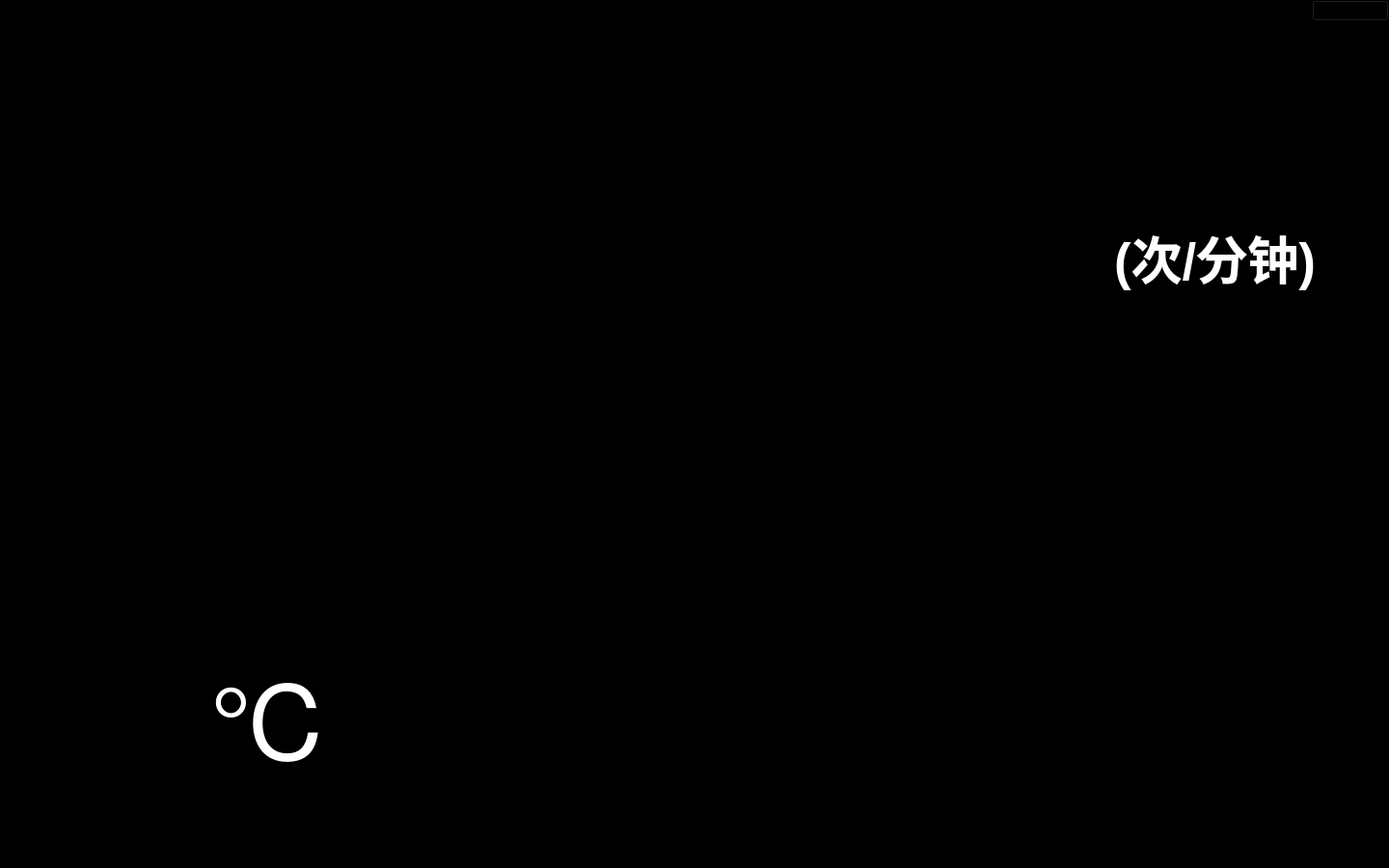
<?xml version="1.0" encoding="UTF-8"?>
<ui version="4.0">
 <class>MirrorClass</class>
 <widget class="QWidget" name="MirrorClass">
  <property name="geometry">
   <rect>
    <x>0</x>
    <y>0</y>
    <width>1440</width>
    <height>900</height>
   </rect>
  </property>
  <property name="windowTitle">
   <string>Mirror</string>
  </property>
  <property name="windowIcon">
   <iconset>
    <normaloff>HRD_ICO.ico</normaloff>HRD_ICO.ico</iconset>
  </property>
  <property name="styleSheet">
   <string notr="true">background-color: rgb(0, 0, 0);</string>
  </property>
  <layout class="QGridLayout" name="gridLayout" rowstretch="65,35">
   <property name="leftMargin">
    <number>0</number>
   </property>
   <property name="topMargin">
    <number>0</number>
   </property>
   <property name="rightMargin">
    <number>0</number>
   </property>
   <property name="bottomMargin">
    <number>0</number>
   </property>
   <property name="horizontalSpacing">
    <number>0</number>
   </property>
   <property name="verticalSpacing">
    <number>6</number>
   </property>
   <item row="1" column="0">
    <layout class="QHBoxLayout" name="Main_HLayout_Bottom" stretch="3,7">
     <property name="spacing">
      <number>6</number>
     </property>
     <item>
      <layout class="QVBoxLayout" name="Weather_VLayout_BottomLeft" stretch="15,70,15">
       <item>
        <layout class="QHBoxLayout" name="horizontalLayout_2">
         <item>
          <widget class="QLabel" name="city">
           <property name="styleSheet">
            <string notr="true">color:rgb(255, 255, 255);
font: 75 18pt &quot;微软雅黑&quot;;</string>
           </property>
           <property name="text">
            <string/>
           </property>
           <property name="alignment">
            <set>Qt::AlignCenter</set>
           </property>
          </widget>
         </item>
        </layout>
       </item>
       <item>
        <layout class="QHBoxLayout" name="horizontalLayout_3">
         <item>
          <layout class="QVBoxLayout" name="verticalLayout_3">
           <item>
            <widget class="QLabel" name="todayTemp">
             <property name="styleSheet">
              <string notr="true">color:rgb(255, 255, 255);
font: 75 100pt &quot;微软雅黑&quot;;</string>
             </property>
             <property name="text">
              <string/>
             </property>
             <property name="alignment">
              <set>Qt::AlignRight|Qt::AlignTrailing|Qt::AlignVCenter</set>
             </property>
            </widget>
           </item>
          </layout>
         </item>
         <item>
          <layout class="QVBoxLayout" name="verticalLayout">
           <item>
            <widget class="QLabel" name="todayTempFLAG">
             <property name="styleSheet">
              <string notr="true">color:rgb(255, 255, 255)</string>
             </property>
             <property name="text">
              <string>&lt;html&gt;&lt;head/&gt;&lt;body&gt;&lt;p&gt;&lt;span style=&quot; font-size:80pt; color:#ffffff;&quot;&gt;℃&lt;/span&gt;&lt;/p&gt;&lt;/body&gt;&lt;/html&gt;</string>
             </property>
             <property name="alignment">
              <set>Qt::AlignLeading|Qt::AlignLeft|Qt::AlignVCenter</set>
             </property>
            </widget>
           </item>
          </layout>
         </item>
        </layout>
       </item>
       <item>
        <layout class="QHBoxLayout" name="horizontalLayout">
         <item>
          <widget class="QLabel" name="windType">
           <property name="styleSheet">
            <string notr="true">color:rgb(255, 255, 255);
font: 75 18pt &quot;微软雅黑&quot;;</string>
           </property>
           <property name="text">
            <string/>
           </property>
           <property name="alignment">
            <set>Qt::AlignHCenter|Qt::AlignTop</set>
           </property>
          </widget>
         </item>
         <item>
          <widget class="QLabel" name="windPower">
           <property name="styleSheet">
            <string notr="true">color:rgb(255, 255, 255);
font: 75 18pt &quot;微软雅黑&quot;;</string>
           </property>
           <property name="text">
            <string/>
           </property>
           <property name="alignment">
            <set>Qt::AlignHCenter|Qt::AlignTop</set>
           </property>
          </widget>
         </item>
        </layout>
       </item>
      </layout>
     </item>
     <item>
      <layout class="QHBoxLayout" name="ForeCast_HLayout_BottomRight">
       <property name="spacing">
        <number>0</number>
       </property>
       <item>
        <layout class="QVBoxLayout" name="ForeCast1_verticalLayout" stretch="10,75,15">
         <property name="spacing">
          <number>0</number>
         </property>
         <item>
          <layout class="QVBoxLayout" name="verticalLayout_6">
           <item>
            <widget class="QLabel" name="forecast_0_date">
             <property name="styleSheet">
              <string notr="true">color:rgb(255, 255, 255);
font: 75 20pt &quot;微软雅黑&quot;;</string>
             </property>
             <property name="text">
              <string/>
             </property>
             <property name="alignment">
              <set>Qt::AlignBottom|Qt::AlignHCenter</set>
             </property>
            </widget>
           </item>
          </layout>
         </item>
         <item>
          <layout class="QVBoxLayout" name="verticalLayout_5">
           <item>
            <widget class="QLabel" name="forecast_0_icon">
             <property name="text">
              <string/>
             </property>
             <property name="alignment">
              <set>Qt::AlignCenter</set>
             </property>
            </widget>
           </item>
          </layout>
         </item>
         <item>
          <layout class="QVBoxLayout" name="verticalLayout_4">
           <item>
            <widget class="QLabel" name="forecast_0_temp">
             <property name="styleSheet">
              <string notr="true">color:rgb(255, 255, 255);
font: 75 20pt &quot;微软雅黑&quot;;</string>
             </property>
             <property name="text">
              <string/>
             </property>
             <property name="alignment">
              <set>Qt::AlignHCenter|Qt::AlignTop</set>
             </property>
            </widget>
           </item>
          </layout>
         </item>
        </layout>
       </item>
       <item>
        <layout class="QVBoxLayout" name="ForeCast4_verticalLayout" stretch="10,75,15">
         <property name="spacing">
          <number>0</number>
         </property>
         <item>
          <layout class="QVBoxLayout" name="verticalLayout_9">
           <item>
            <widget class="QLabel" name="forecast_1_date">
             <property name="styleSheet">
              <string notr="true">color:rgb(255, 255, 255);
font: 75 20pt &quot;微软雅黑&quot;;</string>
             </property>
             <property name="text">
              <string/>
             </property>
             <property name="alignment">
              <set>Qt::AlignBottom|Qt::AlignHCenter</set>
             </property>
            </widget>
           </item>
          </layout>
         </item>
         <item>
          <layout class="QVBoxLayout" name="verticalLayout_7">
           <item>
            <widget class="QLabel" name="forecast_1_icon">
             <property name="text">
              <string/>
             </property>
             <property name="alignment">
              <set>Qt::AlignCenter</set>
             </property>
            </widget>
           </item>
          </layout>
         </item>
         <item>
          <layout class="QVBoxLayout" name="verticalLayout_8">
           <item>
            <widget class="QLabel" name="forecast_1_temp">
             <property name="styleSheet">
              <string notr="true">color:rgb(255, 255, 255);
font: 75 20pt &quot;微软雅黑&quot;;</string>
             </property>
             <property name="text">
              <string/>
             </property>
             <property name="alignment">
              <set>Qt::AlignHCenter|Qt::AlignTop</set>
             </property>
            </widget>
           </item>
          </layout>
         </item>
        </layout>
       </item>
       <item>
        <layout class="QVBoxLayout" name="ForeCast3_verticalLayout" stretch="10,75,15">
         <property name="spacing">
          <number>0</number>
         </property>
         <item>
          <layout class="QVBoxLayout" name="verticalLayout_12">
           <item>
            <widget class="QLabel" name="forecast_2_date">
             <property name="styleSheet">
              <string notr="true">color:rgb(255, 255, 255);
font: 75 20pt &quot;微软雅黑&quot;;</string>
             </property>
             <property name="text">
              <string/>
             </property>
             <property name="alignment">
              <set>Qt::AlignBottom|Qt::AlignHCenter</set>
             </property>
            </widget>
           </item>
          </layout>
         </item>
         <item>
          <layout class="QVBoxLayout" name="verticalLayout_10">
           <item>
            <widget class="QLabel" name="forecast_2_icon">
             <property name="text">
              <string/>
             </property>
             <property name="alignment">
              <set>Qt::AlignCenter</set>
             </property>
            </widget>
           </item>
          </layout>
         </item>
         <item>
          <layout class="QVBoxLayout" name="verticalLayout_11">
           <property name="spacing">
            <number>0</number>
           </property>
           <item>
            <widget class="QLabel" name="forecast_2_temp">
             <property name="styleSheet">
              <string notr="true">color:rgb(255, 255, 255);
font: 75 20pt &quot;微软雅黑&quot;;</string>
             </property>
             <property name="text">
              <string/>
             </property>
             <property name="alignment">
              <set>Qt::AlignHCenter|Qt::AlignTop</set>
             </property>
            </widget>
           </item>
          </layout>
         </item>
        </layout>
       </item>
       <item>
        <layout class="QVBoxLayout" name="ForeCast2_verticalLayout" stretch="10,75,15">
         <property name="spacing">
          <number>0</number>
         </property>
         <item>
          <layout class="QVBoxLayout" name="verticalLayout_15">
           <item>
            <widget class="QLabel" name="forecast_3_date">
             <property name="styleSheet">
              <string notr="true">color:rgb(255, 255, 255);
font: 75 20pt &quot;微软雅黑&quot;;</string>
             </property>
             <property name="text">
              <string/>
             </property>
             <property name="alignment">
              <set>Qt::AlignBottom|Qt::AlignHCenter</set>
             </property>
            </widget>
           </item>
          </layout>
         </item>
         <item>
          <layout class="QVBoxLayout" name="verticalLayout_14">
           <item>
            <widget class="QLabel" name="forecast_3_icon">
             <property name="text">
              <string/>
             </property>
             <property name="alignment">
              <set>Qt::AlignCenter</set>
             </property>
            </widget>
           </item>
          </layout>
         </item>
         <item>
          <layout class="QVBoxLayout" name="verticalLayout_13">
           <item>
            <widget class="QLabel" name="forecast_3_temp">
             <property name="styleSheet">
              <string notr="true">color:rgb(255, 255, 255);
font: 75 20pt &quot;微软雅黑&quot;;</string>
             </property>
             <property name="text">
              <string/>
             </property>
             <property name="alignment">
              <set>Qt::AlignHCenter|Qt::AlignTop</set>
             </property>
            </widget>
           </item>
          </layout>
         </item>
        </layout>
       </item>
      </layout>
     </item>
    </layout>
   </item>
   <item row="0" column="0">
    <layout class="QHBoxLayout" name="main_HLayout_Top" stretch="3,7">
     <property name="spacing">
      <number>6</number>
     </property>
     <item>
      <layout class="QVBoxLayout" name="verticalLayout_TopLeft" stretch="7,3">
       <item>
        <layout class="QVBoxLayout" name="Face_VLayout">
         <item>
          <widget class="QLabel" name="FaceCover">
           <property name="frameShape">
            <enum>QFrame::NoFrame</enum>
           </property>
           <property name="text">
            <string/>
           </property>
           <property name="alignment">
            <set>Qt::AlignCenter</set>
           </property>
          </widget>
         </item>
        </layout>
       </item>
       <item>
        <layout class="QVBoxLayout" name="clock_VLayout">
         <item>
          <layout class="QVBoxLayout" name="date_VLayout">
           <item>
            <widget class="QLabel" name="dateLabel">
             <property name="styleSheet">
              <string notr="true">font: 75 20pt &quot;微软雅黑&quot;;
color:rgb(255, 255, 255);</string>
             </property>
             <property name="text">
              <string/>
             </property>
             <property name="alignment">
              <set>Qt::AlignCenter</set>
             </property>
            </widget>
           </item>
          </layout>
         </item>
         <item>
          <layout class="QVBoxLayout" name="time_VLayout">
           <item>
            <widget class="QLabel" name="timeLabel">
             <property name="styleSheet">
              <string notr="true">font: 75 36pt &quot;微软雅黑&quot;;
color:rgb(255, 255, 255);</string>
             </property>
             <property name="text">
              <string/>
             </property>
             <property name="alignment">
              <set>Qt::AlignCenter</set>
             </property>
            </widget>
           </item>
          </layout>
         </item>
        </layout>
       </item>
      </layout>
     </item>
     <item>
      <layout class="QVBoxLayout" name="HR_VLayout_TopRight" stretch="55,45">
       <item>
        <layout class="QHBoxLayout" name="HRValue_HLayout" stretch="5,2">
         <item>
          <layout class="QVBoxLayout" name="HRShow_VLayout">
           <item>
            <widget class="QLabel" name="HR_ValueLabel">
             <property name="styleSheet">
              <string notr="true">color:rgb(255, 255, 255);
font: 75 150pt &quot;微软雅黑&quot;;</string>
             </property>
             <property name="text">
              <string/>
             </property>
             <property name="alignment">
              <set>Qt::AlignBottom|Qt::AlignHCenter</set>
             </property>
            </widget>
           </item>
          </layout>
         </item>
         <item>
          <layout class="QVBoxLayout" name="verticalLayout_2" stretch="1,6,3">
           <property name="spacing">
            <number>2</number>
           </property>
           <property name="bottomMargin">
            <number>0</number>
           </property>
           <item>
            <layout class="QHBoxLayout" name="horizontalLayout_4" stretch="1,1,1,1">
             <property name="spacing">
              <number>0</number>
             </property>
             <item>
              <layout class="QVBoxLayout" name="verticalLayout_21"/>
             </item>
             <item>
              <layout class="QVBoxLayout" name="verticalLayout_20"/>
             </item>
             <item>
              <layout class="QVBoxLayout" name="verticalLayout_19"/>
             </item>
             <item>
              <layout class="QVBoxLayout" name="verticalLayout_18">
               <item>
                <widget class="QPushButton" name="exitButton">
                 <property name="text">
                  <string>PushButton</string>
                 </property>
                </widget>
               </item>
              </layout>
             </item>
            </layout>
           </item>
           <item>
            <layout class="QVBoxLayout" name="verticalLayout_16">
             <item>
              <widget class="QLabel" name="HR_ICON">
               <property name="styleSheet">
                <string notr="true">color: rgb(255, 255, 255);
font: 75 24pt &quot;微软雅黑&quot;;</string>
               </property>
               <property name="text">
                <string/>
               </property>
               <property name="alignment">
                <set>Qt::AlignCenter</set>
               </property>
              </widget>
             </item>
            </layout>
           </item>
           <item>
            <layout class="QVBoxLayout" name="verticalLayout_17">
             <property name="topMargin">
              <number>0</number>
             </property>
             <property name="bottomMargin">
              <number>0</number>
             </property>
             <item>
              <widget class="QLabel" name="BPM_Label">
               <property name="text">
                <string>&lt;html&gt;&lt;head/&gt;&lt;body&gt;&lt;p&gt;&lt;span style=&quot; font-size:40pt; font-weight:600; color:#ffffff;&quot;&gt;(次/分钟)&lt;/span&gt;&lt;/p&gt;&lt;/body&gt;&lt;/html&gt;</string>
               </property>
               <property name="alignment">
                <set>Qt::AlignLeading|Qt::AlignLeft|Qt::AlignVCenter</set>
               </property>
              </widget>
             </item>
            </layout>
           </item>
          </layout>
         </item>
        </layout>
       </item>
       <item>
        <layout class="QHBoxLayout" name="HR_Plot_HLayout">
         <item>
          <widget class="QCustomPlot" name="HR_Plot" native="true">
           <property name="styleSheet">
            <string notr="true">background-color: rgb(0, 0, 0);</string>
           </property>
          </widget>
         </item>
        </layout>
       </item>
      </layout>
     </item>
    </layout>
   </item>
  </layout>
 </widget>
 <layoutdefault spacing="6" margin="11"/>
 <customwidgets>
  <customwidget>
   <class>QCustomPlot</class>
   <extends>QWidget</extends>
   <header>qcustomplot.h</header>
   <container>1</container>
  </customwidget>
 </customwidgets>
 <resources>
  <include location="mirror.qrc"/>
 </resources>
 <connections/>
</ui>
